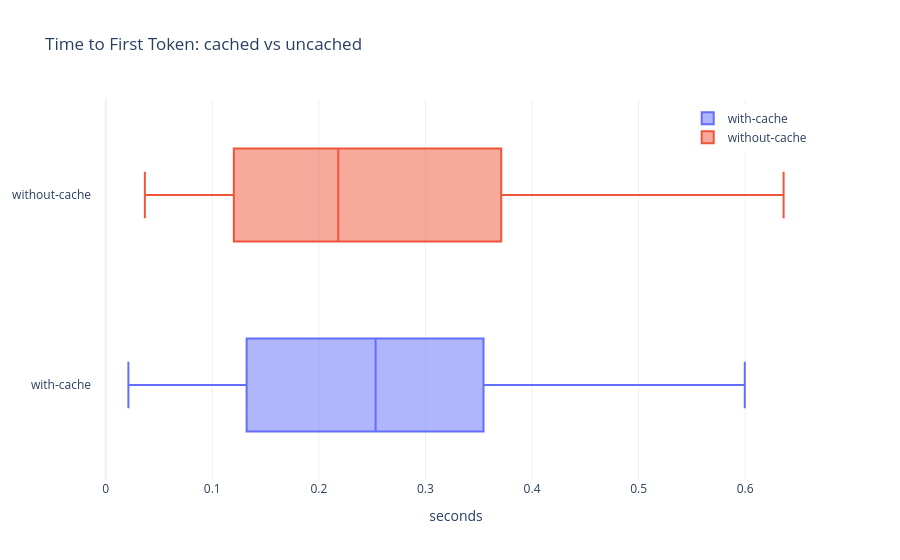

Here is the notebook cell this chart was saved with:
### Markdown cell above
### Boxplot comparison

### Code cell
fig = go.Figure()
fig.add_trace(boxplot_by_dimension(result=result_cached, dimension=dimension))
fig.add_trace(boxplot_by_dimension(result=result_uncached, dimension=dimension))

fig.update_layout(
    title="Time to First Token: cached vs uncached",
    xaxis_title="seconds",
    legend=dict(yanchor="top", y=0.99, xanchor="right", x=0.99),
)
fig
